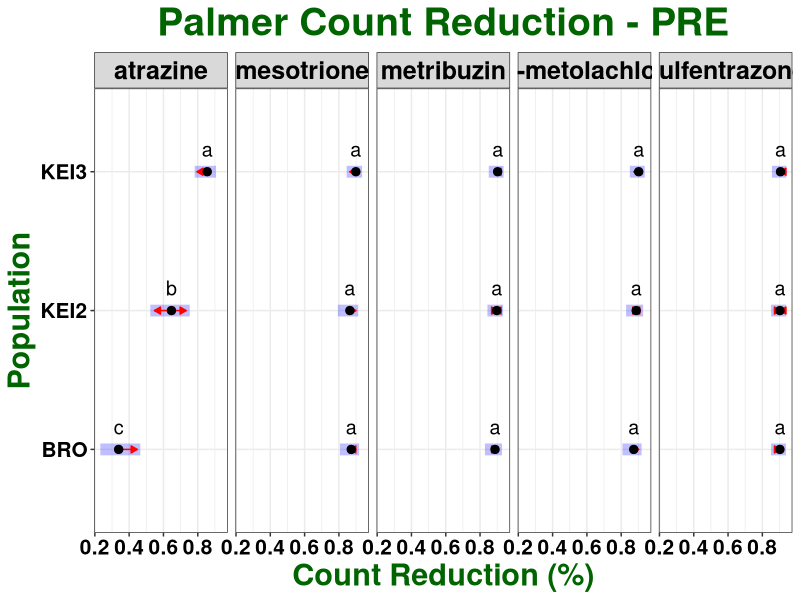

Recreate this plot in R. (Note: this script raises an error after producing the figure.)
## ---- chunk 1

knitr::opts_chunk$set(echo = TRUE)
library(tidyverse)
library(ggplot2)
library(car)
library(emmeans)
library(glmmTMB)

## ---- chunk 2

palmer <- read.csv("All PRE_Reduction.csv")

str(palmer)

palmer$run <- as.factor(palmer$run)

palmer$pop <- as.factor(palmer$pop)

palmer$herb <- as.factor(palmer$herb)

palmer$rate <- as.factor(palmer$rate)

palmer$rep <- as.factor(palmer$rep)

str(palmer)

## ---- chunk 3

model <- glmmTMB(count_red ~ pop * herb * rate + (1|run), data = palmer, beta_family(link = "logit"))

## ---- chunk 4

summary(model)

## ---- chunk 5

glmmTMB:::Anova.glmmTMB(model)

## ---- chunk 6

emm_pop_herb <- emmeans(model, ~ pop|herb, adjust = "tukey", type = "response", contr = "pairwise")

emm_pop_herb

CLD_emm_pop_herb <- if(requireNamespace("multcomp")) {
    multcomp::cld(emm_pop_herb$emmeans, alpha = 0.05, Letters=letters, adjust="tukey", reversed = T)}

CLD_emm_pop_herb



emm_rate <- emmeans(model, ~ rate, adjust = "tukey", type = "response", contr = "pairwise")

emm_rate

CLD_emm_rate <- if(requireNamespace("multcomp")) {
    multcomp::cld(emm_rate$emmeans, alpha = 0.05, Letters=letters, adjust="tukey", reversed = T)}

CLD_emm_rate

## ---- chunk 7

plot(emm_pop_herb, adjust = "tukey", comparisons = T, alpha = 0.05) + 
  geom_point(size = 2.5) +
  facet_grid( ~ herb, labeller = label_value) +
  geom_text(aes(label = c("c", "b", "a", "a", "a", "a", "a", "a", "a", "a", "a", "a", "a", "a", "a")),
            vjust = -1, size = 5) +
  labs(title = "Palmer Count Reduction - PRE", 
       x = "Count Reduction (%)", 
       y = "Population") + 
  theme_bw() + 
  theme (plot.title = element_text(face = "bold", hjust = 0.5, size = 28, colour = "darkgreen"), 
         axis.title = element_text(face = "bold", size = 22, colour = "darkgreen"), 
         axis.text = element_text(face = "bold", size = 15, colour = "black"),
         strip.text = element_text(face = "bold", size = 18, colour = "black")) +
  ggsave("BETA Tukey HSD_POPxHERB.jpeg", units="in", width = 15, height = 3, dpi = 600)




plot(emm_rate, adjust = "tukey", comparisons = T, alpha = 0.05) + 
  geom_point(size = 0) +
  geom_text(aes(label = c("b", "a", "a")),
            vjust = -1, size = 3) +
  xlim(0.7, 1) +
  labs(title = "Palmer Count Reduction - PRE", 
       x = "Count Reduction (%)", 
       y = "Herbicide Dose") + 
  theme_bw() + 
  theme (plot.title = element_text(face = "bold", hjust = 0.5, size = 12, colour = "darkgreen"), 
         axis.title = element_text(face = "bold", size = 10, colour = "darkgreen"), 
         axis.text = element_text(face = "bold", size = 8, colour = "black")) +
  ggsave("BETA Tukey HSD_RATE.jpeg", units="in", width = 5, height = 3, dpi = 600)
